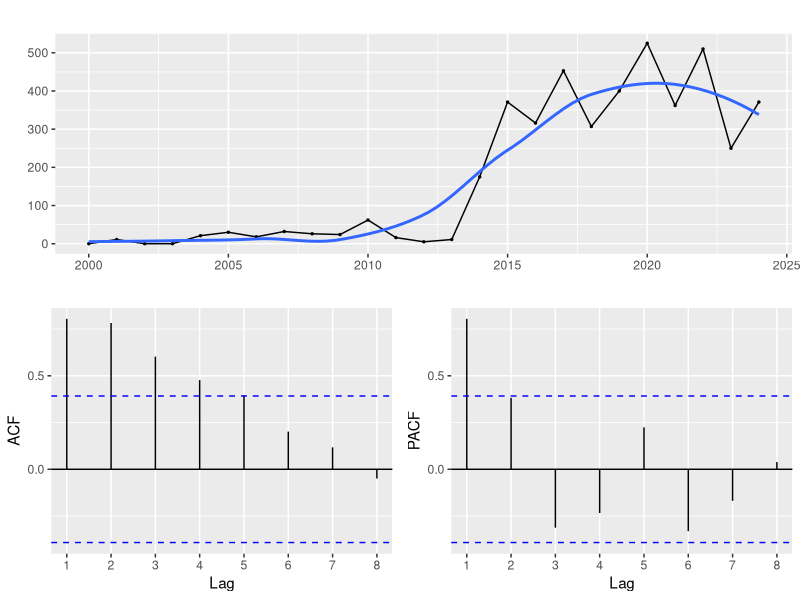
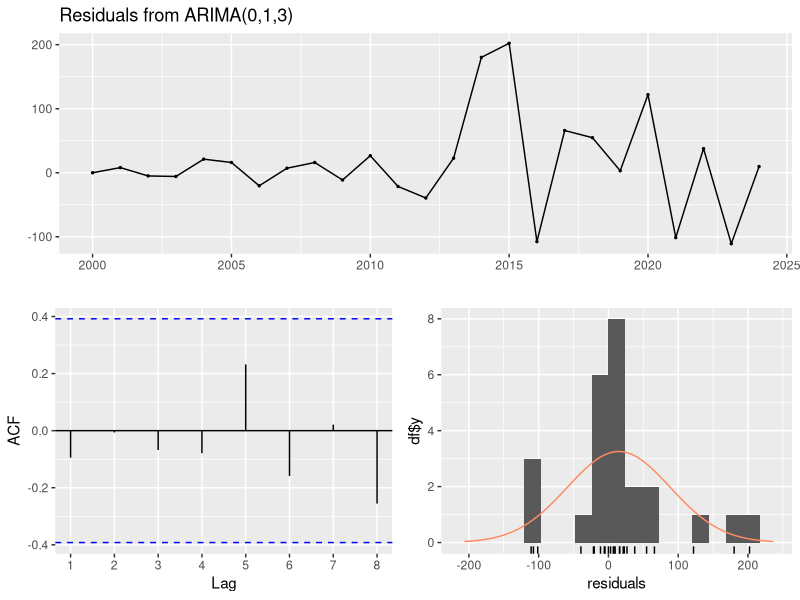
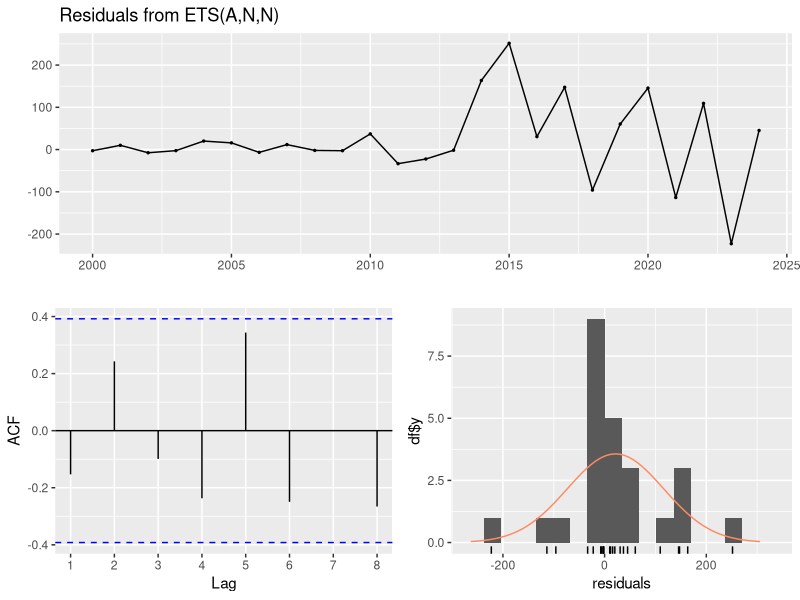
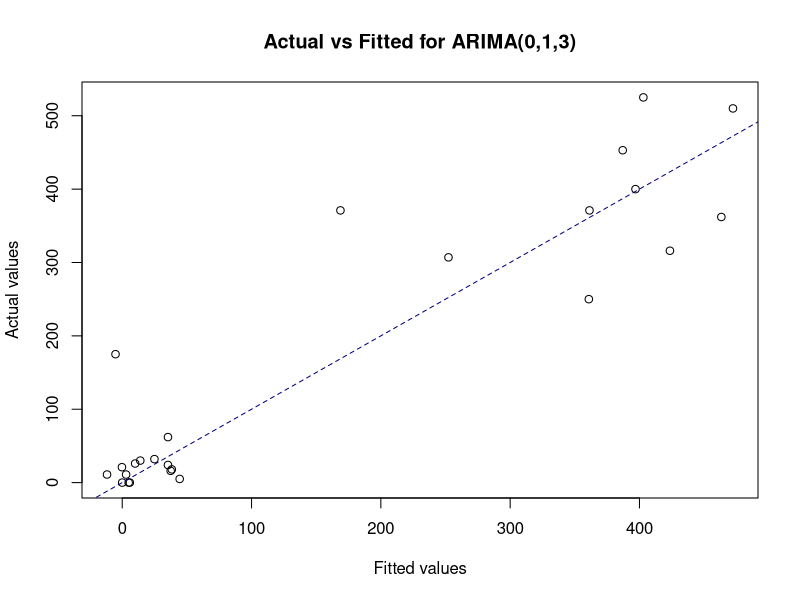
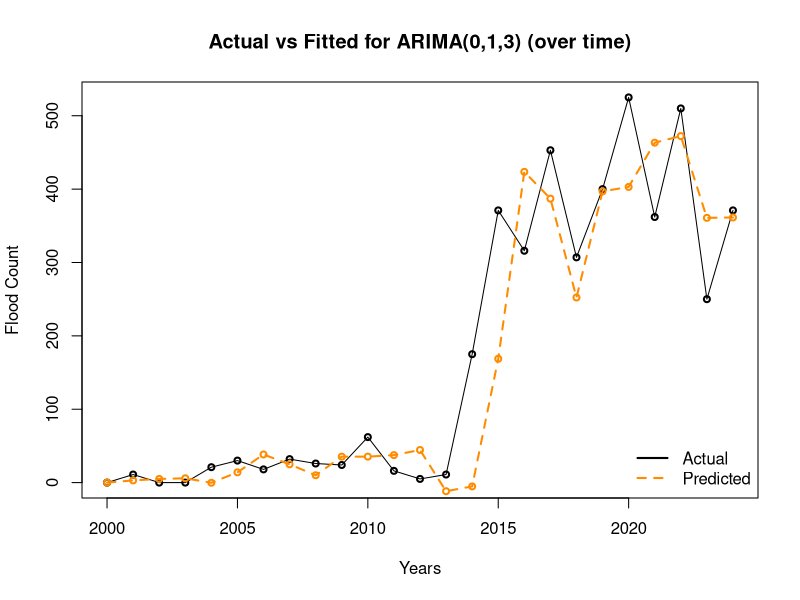
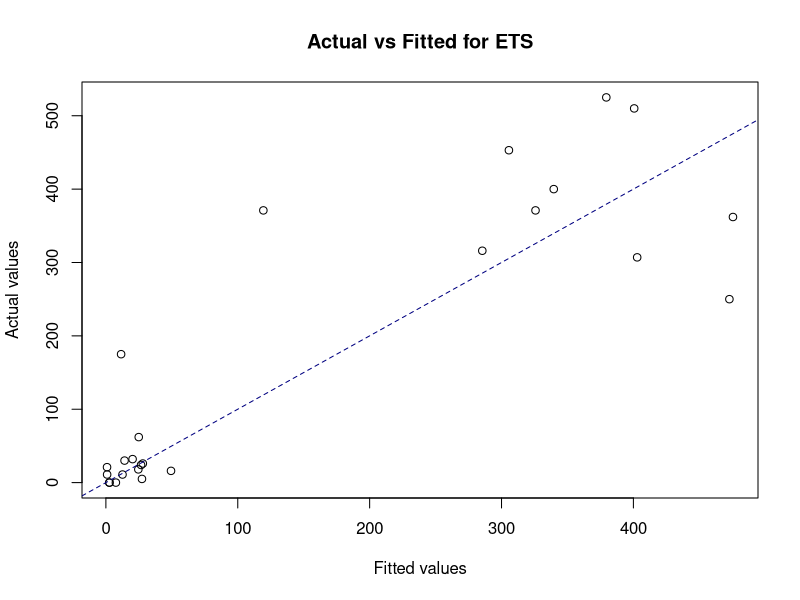
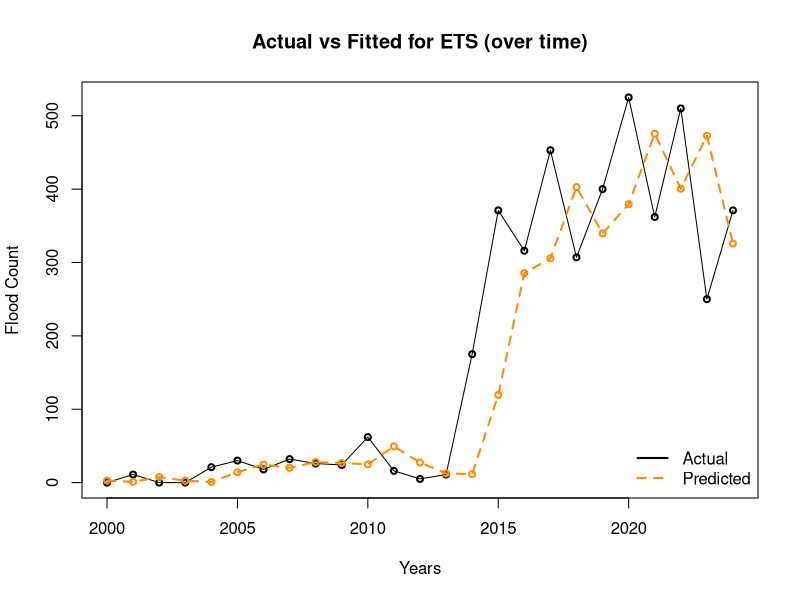

The R source for these figures, in order:
library(forecast)
library(tidyverse)
library(lubridate)
library(ggplot2)

# 1. Load data and create time series
df <- read.csv("final_data.csv")
df_ts <- ts(df$Flood, start = c(2000), frequency = 1)  # annual frequency

# 2. Plot original time series
ggtsdisplay(df_ts,smooth = T)
# strong autocorrelation with PACF cut-off at lag 1 => supports ARIMA(0, 1, q) models

# 3. Select best ARIMA model
auto_arima_model <- auto.arima(df_ts, seasonal = FALSE, stepwise = FALSE, approximation = FALSE)
summary(auto_arima_model) 
# ARIMA(0,1, 3)
# Xt = yt - yt-1 (difference once)
# Xt = -0.25*et-1 + 0.71*et-2 -0.56*et-3 + et
# where, et~ N(0, 6484)
# RMSE = 73.8, AIC = 286.75 (better)
checkresiduals(auto_arima_model)
# Normality: Reasonably bell-shaped.
# Autocorrelation: Ljung-Box p = 0.35 → no significant autocorrelation.

# 4. ETS Model
ets_model <- ets(df_ts)
summary(ets_model)
checkresiduals(ets_model)
# smoothing parameter alpha = 0.6599 (model gives more weight to recent observations which is expected for non-stationary processes)
# RMSE = 95.34, AIC = 314.34
# Residuals: More erratic.
# Ljung-Box p = 0.13 → acceptable but weaker autocorrelation structure.

# 5a. Actual vs fitted - scatter for ARIMA
plot(as.numeric(auto_arima_model$fitted), df$Flood, xlab='Fitted values',ylab='Actual values',main='Actual vs Fitted for ARIMA(0,1,3)')
abline(0,1, col='navy',lty=2)
# Close fit to 45° line, though slight deviation at high flood counts.

# 5b. Actual vs fitted - over time for ARIMA
plot(df_ts, xlab='Years',ylab='Flood Count',main='Actual vs Fitted for ARIMA(0,1,3) (over time)')
points(df_ts, cex=0.8, lwd=2)
lines(auto_arima_model$fitted, col='darkorange', lwd=2, lty=2)
points(auto_arima_model$fitted, cex=0.8, lwd=2, col='darkorange',)
legend('bottomright',c('Actual','Predicted'),col=c('black','darkorange'), lty=c(1,2),lwd=2, bty='n')
# Captures rising trend post-2013 quite well, despite small underestimation in peaks

# 6a. Actual vs fitted - scatter for ETS
plot(as.numeric(ets_model$fitted), df$Flood, xlab='Fitted values',ylab='Actual values',main='Actual vs Fitted for ETS')
abline(0,1, col='navy',lty=2)
# Slightly more scatter around 45° line.

# 6b. Actual vs fitted - over time for ETS
plot(df_ts, xlab='Years',ylab='Flood Count',main='Actual vs Fitted for ETS (over time)')
points(df_ts, cex=0.8, lwd=2)
lines(ets_model$fitted, col='darkorange', lwd=2, lty=2)
points(ets_model$fitted, cex=0.8, lwd=2, col='darkorange',)
legend('bottomright',c('Actual','Predicted'),col=c('black','darkorange'), lty=c(1,2),lwd=2, bty='n')
# Tracks broad trend but lags behind ARIMA in capturing year-to-year variability.

